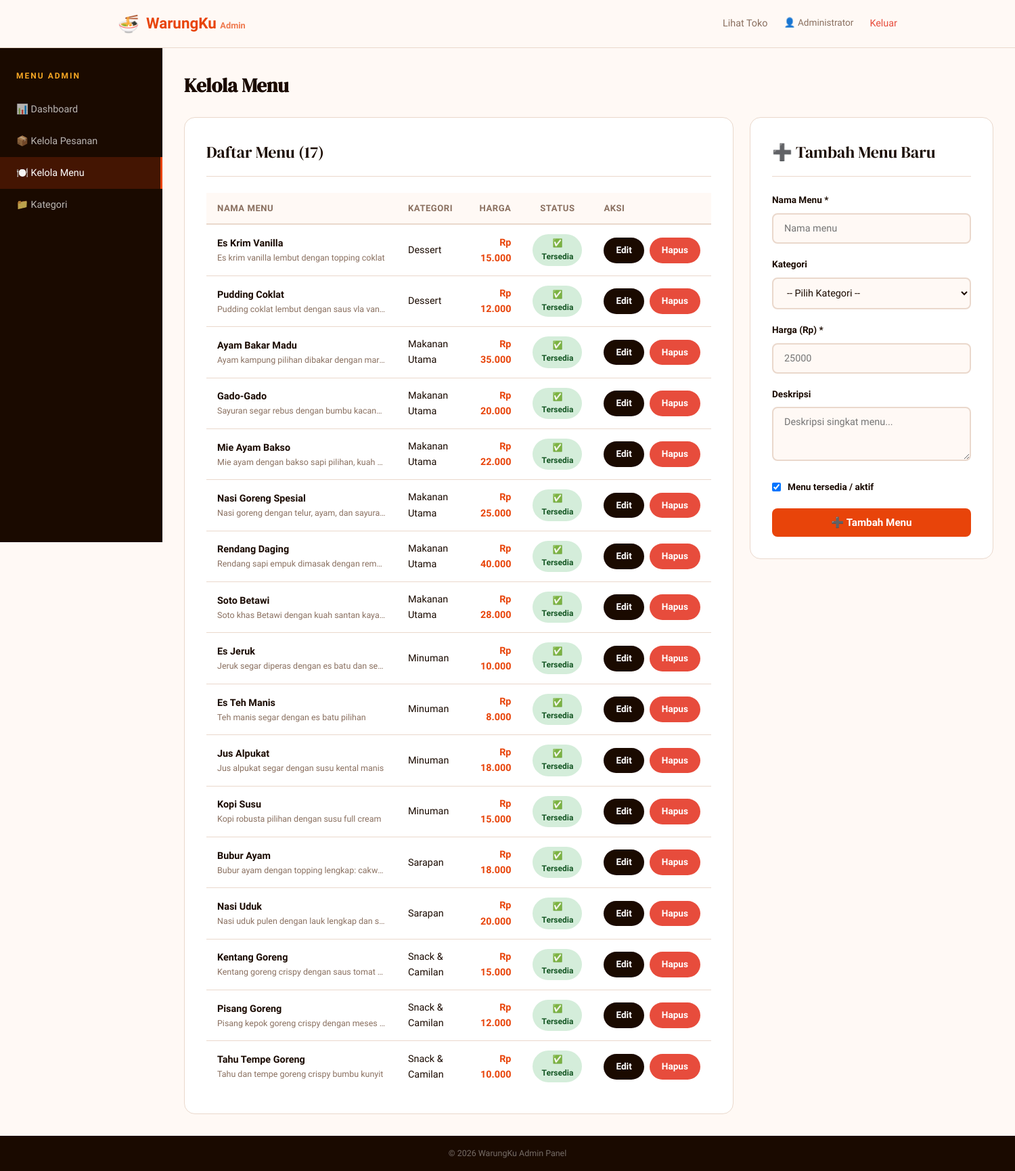
Screenshot of /menu.php (signed in) with the database file from the repository.
### tables this page shows
CREATE TABLE IF NOT EXISTS menu (
    id INT AUTO_INCREMENT PRIMARY KEY,
    kategori_id INT,
    nama VARCHAR(200) NOT NULL,
    deskripsi TEXT,
    harga DECIMAL(10,2) NOT NULL,
    gambar VARCHAR(255) DEFAULT NULL,
    tersedia TINYINT(1) DEFAULT 1,
    created_at TIMESTAMP DEFAULT CURRENT_TIMESTAMP,
    FOREIGN KEY (kategori_id) REFERENCES kategori(id) ON DELETE SET NULL
);

CREATE TABLE IF NOT EXISTS kategori (
    id INT AUTO_INCREMENT PRIMARY KEY,
    nama VARCHAR(100) NOT NULL,
    ikon VARCHAR(10) DEFAULT '🍽️',
    created_at TIMESTAMP DEFAULT CURRENT_TIMESTAMP
);

### config.php (called while the page is built, shortened)
<?php
function formatHarga($harga) {
    return CURRENCY . ' ' . number_format($harga, 0, ',', '.');
}

### menu.php (the view, shortened to what this page needs)
<?php
require_once '../includes/config.php';
$db = getDB();
$menus     = $db->query("SELECT m.*, k.nama AS nama_kategori FROM menu m LEFT JOIN kategori k ON m.kategori_id = k.id ORDER BY k.nama, m.nama")->fetch_all(MYSQLI_ASSOC);
$editMenu = null;
$pageTitle = 'Kelola Menu';
require_once 'header-admin.php';
?>
<div style="display:grid;grid-template-columns:1fr 360px;gap:1.5rem;align-items:start">
    <div class="card">
        <div class="card-title">Daftar Menu (<?= count($menus) ?>)</div>
        <div class="table-responsive">
            <table>
                <thead>
                    <tr>
                        <th>Nama Menu</th>
                        <th>Kategori</th>
                        <th style="text-align:right">Harga</th>
                        <th style="text-align:center">Status</th>
                        <th>Aksi</th>
                    </tr>
                </thead>
                <tbody>
                    <?php foreach ($menus as $m): ?>
                    <tr>
                        <td>
                            <strong><?= htmlspecialchars($m['nama']) ?></strong>
                            <?php if ($m['deskripsi']): ?>
                            <div style="font-size:.78rem;color:var(--text-muted);max-width:250px;overflow:hidden;text-overflow:ellipsis;white-space:nowrap">
                                <?= htmlspecialchars($m['deskripsi']) ?>
                            </div>
                            <?php endif; ?>
                        </td>
                        <td><?= htmlspecialchars($m['nama_kategori'] ?? '-') ?></td>
                        <td style="text-align:right;font-weight:600;color:var(--primary)"><?= formatHarga($m['harga']) ?></td>
                        <td style="text-align:center">
                            <a href="menu.php?toggle=<?= $m['id'] ?>"
                               style="display:inline-block;padding:4px 12px;border-radius:999px;font-size:.75rem;font-weight:700;<?= $m['tersedia'] ? 'background:#D4EDDA;color:#155724' : 'background:#F8D7DA;color:#721C24' ?>">
                                <?= $m['tersedia'] ? '✅ Tersedia' : '❌ Habis' ?>
                            </a>
                        </td>
                        <td>
                            <div style="display:flex;gap:.5rem">
                                <a href="menu.php?edit=<?= $m['id'] ?>" class="btn btn-sm btn-dark">Edit</a>
                                <a href="menu.php?hapus=<?= $m['id'] ?>" class="btn btn-sm btn-danger"
                                   onclick="return confirmDelete('Hapus menu <?= htmlspecialchars(addslashes($m['nama'])) ?>?')">Hapus</a>
                            </div>
                        </td>
                    </tr>
                    <?php endforeach; ?>
                </tbody>
            </table>
        </div>
    </div>
    <div class="card" style="position:sticky;top:90px">
        <div class="card-title"><?= $editMenu ? '✏️ Edit Menu' : '➕ Tambah Menu Baru' ?></div>
        <form method="POST">
            <div class="form-group">
                <label>Nama Menu *</label>
                <input type="text" name="nama" value="<?= htmlspecialchars($editMenu['nama'] ?? '') ?>" required placeholder="Nama menu">
            </div>
            <div class="form-group">
                <label>Kategori</label>
                <select name="kategori_id">
                    <option value="">-- Pilih Kategori --</option>
                </select>
            </div>
            <div class="form-group">
                <label>Harga (Rp) *</label>
                <input type="number" name="harga" value="<?= $editMenu['harga'] ?? '' ?>" required min="0" step="500" placeholder="25000">
            </div>
            <div class="form-group">
                <label>Deskripsi</label>
                <textarea name="deskripsi" placeholder="Deskripsi singkat menu..."><?= htmlspecialchars($editMenu['deskripsi'] ?? '') ?></textarea>
            </div>
            <div class="form-group" style="display:flex;align-items:center;gap:10px">
                <input type="checkbox" name="tersedia" id="tersedia" style="width:auto"
                       <?= ($editMenu['tersedia'] ?? 1) ? 'checked' : '' ?>>
                <label for="tersedia" style="margin:0;cursor:pointer">Menu tersedia / aktif</label>
            </div>
            <button type="submit" class="btn btn-primary btn-block">
                <?= $editMenu ? '💾 Simpan Perubahan' : '➕ Tambah Menu' ?>
            </button>
        </form>
    </div>
</div>
<?php require_once 'footer-admin.php'; ?>

### header-admin.php (shortened to what this page needs)
<!DOCTYPE html>
<html lang="id">
<head>
    <link rel="stylesheet" href="<?= SITE_URL ?>/css/style.css">
</head>
<body>
<header class="header">
    <div class="container">
        <a href="<?= SITE_URL ?>/admin/" class="logo">
            <span class="logo-icon">🍜</span>
            <span class="logo-text"><?= SITE_NAME ?> <span style="font-size:.8rem;opacity:.7">Admin</span></span>
        </a>
        <nav class="nav">
            <a href="<?= SITE_URL ?>/index.php" target="_blank">Lihat Toko</a>
            <span style="color:var(--text-muted);font-size:.85rem">👤 <?= htmlspecialchars($_SESSION['admin_name'] ?? 'Admin') ?></span>
            <a href="logout.php" style="color:var(--danger)">Keluar</a>
        </nav>
    </div>
</header>
<div class="admin-layout">
    <aside class="admin-sidebar">
        <h3>Menu Admin</h3>
        <nav class="admin-nav">
            <?php
            $current = basename($_SERVER['PHP_SELF']);
            $links = [
                ['href' => 'index.php',    'icon' => '📊', 'label' => 'Dashboard'],
                ['href' => 'pesanan.php',  'icon' => '📦', 'label' => 'Kelola Pesanan'],
                ['href' => 'menu.php',     'icon' => '🍽️', 'label' => 'Kelola Menu'],
                ['href' => 'kategori.php', 'icon' => '📁', 'label' => 'Kategori'],
            ];
            foreach ($links as $l):
            ?>
            <a href="<?= $l['href'] ?>" class="<?= $current === $l['href'] ? 'active' : '' ?>">
                <?= $l['icon'] ?> <?= $l['label'] ?>
            </a>
            <?php endforeach; ?>
        </nav>
    </aside>
    <main class="admin-main">
        <div style="margin-bottom:1.5rem">
            <h1 style="font-family:'DM Serif Display',serif;font-size:1.8rem"><?= $pageTitle ?? 'Dashboard' ?></h1>
        </div>

### footer-admin.php (shortened to what this page needs)
    </main>
</div>
<footer style="background:var(--bg-dark);color:rgba(255,255,255,.4);text-align:center;padding:1rem;font-size:.78rem">
    © <?= date('Y') ?> <?= SITE_NAME ?> Admin Panel
</footer>
</body>
</html>

### style.css (style rules this page uses)
:root { --primary: #E8440A; --primary-dark: #C4350A; --primary-light: #FF6B35; --accent: #F5A623; --bg: #FFF9F5; --bg-card: #FFFFFF; --bg-dark: #1A0A00; --text: #1A0A00; --text-muted: #8A7060; --text-light: #BFA89A; --border: #EAD8CC; --success: #2ECC71; --warning: #F39C12; --danger: #E74C3C; --info: #3498DB; --shadow-sm: 0 2px 8px rgba(232,68,10,0.08); --shadow-md: 0 8px 32px rgba(232,68,10,0.12); --shadow-lg: 0 16px 48px rgba(232,68,10,0.16); --radius: 16px; --radius-sm: 8px; --radius-lg: 24px; }
* { margin: 0; padding: 0; box-sizing: border-box; }
body { font-family: 'Sora', sans-serif; background: var(--bg); color: var(--text); line-height: 1.6; min-height: 100vh; display: flex; flex-direction: column; }
a { text-decoration: none; color: inherit; }
.container { max-width: 1200px; margin: 0 auto; padding: 0 24px; }
.header { background: rgba(255,249,245,0.95); backdrop-filter: blur(12px); border-bottom: 1px solid var(--border); position: sticky; top: 0; z-index: 100; padding: 0; }
.header .container { display: flex; align-items: center; gap: 2rem; height: 70px; }
.logo { display: flex; align-items: center; gap: 10px; font-weight: 800; font-size: 1.4rem; color: var(--primary); flex-shrink: 0; }
.logo-icon { font-size: 1.6rem; }
.nav { display: flex; gap: 1.5rem; margin-left: auto; }
.nav a { color: var(--text-muted); font-weight: 500; font-size: .9rem; transition: color .2s; white-space: nowrap; }
.btn { display: inline-flex; align-items: center; gap: 8px; padding: 12px 28px; border-radius: 999px; font-weight: 600; font-size: .95rem; border: none; cursor: pointer; transition: all .2s; font-family: 'Sora', sans-serif; }
.btn-primary { background: var(--primary); color: white; }
.btn-dark { background: var(--bg-dark); color: white; }
.btn-danger { background: var(--danger); color: white; }
.btn-sm { padding: 8px 18px; font-size: .85rem; }
.btn-block { width: 100%; justify-content: center; border-radius: var(--radius-sm); }
.card { background: var(--bg-card); border-radius: var(--radius); border: 1px solid var(--border); padding: 2rem; }
.card-title { font-family: 'DM Serif Display', serif; font-size: 1.5rem; margin-bottom: 1.5rem; padding-bottom: 1rem; border-bottom: 1px solid var(--border); }
.form-group { margin-bottom: 1.25rem; }
.form-group label { display: block; font-weight: 600; font-size: .85rem; margin-bottom: .5rem; color: var(--text); }
.form-group input, .form-group textarea, .form-group select { width: 100%; padding: 12px 16px; border: 2px solid var(--border); border-radius: var(--radius-sm); font-family: 'Sora', sans-serif; font-size: .9rem; background: var(--bg); color: var(--text); transition: border-color .2s; outline: none; }
.form-group textarea { resize: vertical; min-height: 80px; }
.table-responsive { overflow-x: auto; }
table { width: 100%; border-collapse: collapse; }
table th { text-align: left; padding: 12px 16px; background: var(--bg); font-size: .82rem; font-weight: 700; color: var(--text-muted); text-transform: uppercase; letter-spacing: .5px; border-bottom: 2px solid var(--border); }
table td { padding: 14px 16px; border-bottom: 1px solid var(--border); font-size: .9rem; }
table tr:last-child td { border-bottom: none; }
.admin-layout { display: grid; grid-template-columns: 240px 1fr; min-height: calc(100vh - 70px); }
.admin-sidebar { background: var(--bg-dark); padding: 2rem 0; position: sticky; top: 70px; height: calc(100vh - 70px); overflow-y: auto; }
.admin-sidebar h3 { color: var(--accent); font-size: .75rem; letter-spacing: 2px; text-transform: uppercase; padding: 0 1.5rem 1rem; }
.admin-nav a { display: flex; align-items: center; gap: 10px; padding: 12px 1.5rem; color: rgba(255,255,255,.7); font-size: .9rem; font-weight: 500; transition: all .2s; }
.admin-nav a:hover, .admin-nav a.active { background: rgba(232,68,10,.2); color: white; border-right: 3px solid var(--primary); }
.admin-main { padding: 2rem; background: var(--bg); }

### rows the page displays
menu: nama "Es Krim Vanilla", deskripsi "Es krim vanilla lembut dengan topping coklat", kategori.nama "Dessert", harga "Rp 15.000", tersedia "✅ Tersedia"
menu: nama "Pudding Coklat", deskripsi "Pudding coklat lembut dengan saus vla van…", kategori.nama "Dessert", harga "Rp 12.000", tersedia "✅ Tersedia"
menu: nama "Ayam Bakar Madu", deskripsi "Ayam kampung pilihan dibakar dengan mar…", kategori.nama "Makanan Utama", harga "Rp 35.000", tersedia "✅ Tersedia"
menu: nama "Gado-Gado", deskripsi "Sayuran segar rebus dengan bumbu kacan…", kategori.nama "Makanan Utama", harga "Rp 20.000", tersedia "✅ Tersedia"
menu: nama "Mie Ayam Bakso", deskripsi "Mie ayam dengan bakso sapi pilihan, kuah…", kategori.nama "Makanan Utama", harga "Rp 22.000", tersedia "✅ Tersedia"
menu: nama "Nasi Goreng Spesial", deskripsi "Nasi goreng dengan telur, ayam, dan sayura…", kategori.nama "Makanan Utama", harga "Rp 25.000", tersedia "✅ Tersedia"
menu: nama "Rendang Daging", deskripsi "Rendang sapi empuk dimasak dengan rem…", kategori.nama "Makanan Utama", harga "Rp 40.000", tersedia "✅ Tersedia"
menu: nama "Soto Betawi", deskripsi "Soto khas Betawi dengan kuah santan kaya…", kategori.nama "Makanan Utama", harga "Rp 28.000", tersedia "✅ Tersedia"
menu: nama "Es Jeruk", deskripsi "Jeruk segar diperas dengan es batu dan se…", kategori.nama "Minuman", harga "Rp 10.000", tersedia "✅ Tersedia"
menu: nama "Es Teh Manis", deskripsi "Teh manis segar dengan es batu pilihan", kategori.nama "Minuman", harga "Rp 8.000", tersedia "✅ Tersedia"
menu: nama "Jus Alpukat", deskripsi "Jus alpukat segar dengan susu kental manis", kategori.nama "Minuman", harga "Rp 18.000", tersedia "✅ Tersedia"
menu: nama "Kopi Susu", deskripsi "Kopi robusta pilihan dengan susu full cream", kategori.nama "Minuman", harga "Rp 15.000", tersedia "✅ Tersedia"
menu: nama "Bubur Ayam", deskripsi "Bubur ayam dengan topping lengkap: cakw…", kategori.nama "Sarapan", harga "Rp 18.000", tersedia "✅ Tersedia"
menu: nama "Nasi Uduk", deskripsi "Nasi uduk pulen dengan lauk lengkap dan s…", kategori.nama "Sarapan", harga "Rp 20.000", tersedia "✅ Tersedia"
menu: nama "Kentang Goreng", deskripsi "Kentang goreng crispy dengan saus tomat…", kategori.nama "Snack & Camilan", harga "Rp 15.000", tersedia "✅ Tersedia"
menu: nama "Pisang Goreng", deskripsi "Pisang kepok goreng crispy dengan meses…", kategori.nama "Snack & Camilan", harga "Rp 12.000", tersedia "✅ Tersedia"
menu: nama "Tahu Tempe Goreng", deskripsi "Tahu dan tempe goreng crispy bumbu kunyit", kategori.nama "Snack & Camilan", harga "Rp 10.000", tersedia "✅ Tersedia"

### other values shown
SITE_NAME "WarungKu"
$_SESSION['admin_name'] "Administrator"
$l['icon'] "📊"
$l['label'] "Dashboard"
$l['icon'] "📦"
$l['label'] "Kelola Pesanan"
$l['icon'] "🍽️"
$l['label'] "Kelola Menu"
$l['icon'] "📁"
$l['label'] "Kategori"
$pageTitle "Kelola Menu"
count($menus) "17"
